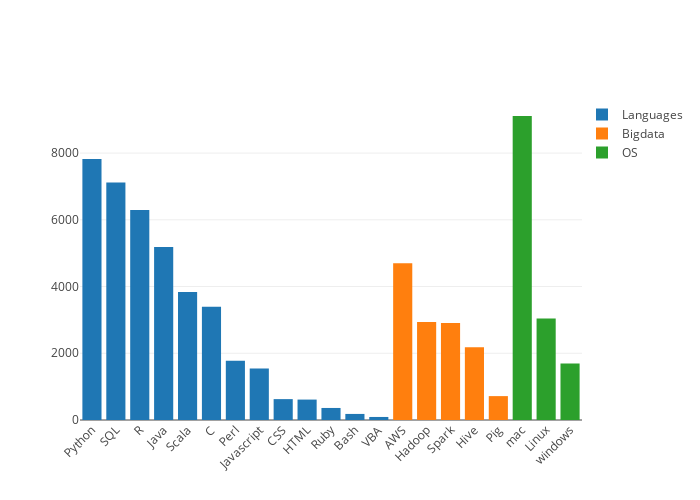

Here is the notebook cell this chart was saved with:
### Code cell
layout = Layout(
    paper_bgcolor='rgba(0,0,0,0)',
    plot_bgcolor='rgba(0,0,0,0)'
)

bar_layout = Layout(
    barmode='group',
    height=500,
    width=700,
    xaxis=dict(tickangle=-45),
    paper_bgcolor='rgba(0,0,0,0)',
    plot_bgcolor='rgba(0,0,0,0)',
    legend=dict(x=1)
)

graph_data = []

skills1 = {'Languages':Languages, 'Bigdata': Bigdata, 'OS':OS }

for a, skill_dict in skills1.items():
    graph_data.append(go.Bar(
        x = list(skillset_df[a].index),
        y = list(skillset_df[a][1]),
        name = a))

py.offline.iplot(Figure(data=graph_data, layout=bar_layout), filename='Skillsets1')

### Figure 1 — Plotly figure (JSON) as saved in the notebook; plotly's stock layout.template omitted (floating-point values rounded to 4 significant figures)
{"data": [{"name": "Languages", "type": "bar", "uid": "82b65146-b5e0-11e8-9699-4c3488ea762f", "x": ["Python", "SQL", "R", "Java", "Scala", "C", "Perl", "Javascript", "CSS", "HTML", "Ruby", "Bash", "VBA"], "y": [7821, 7118, 6293, 5188, 3836, 3395, 1779, 1546, 626, 612, 361, 182, 91]}, {"name": "Bigdata", "type": "bar", "uid": "82b65147-b5e0-11e8-805a-4c3488ea762f", "x": ["AWS", "Hadoop", "Spark", "Hive", "Pig"], "y": [4701, 2938, 2911, 2178, 716]}, {"name": "OS", "type": "bar", "uid": "82b65148-b5e0-11e8-a527-4c3488ea762f", "x": ["mac", "Linux", "windows"], "y": [9112, 3039, 1695]}], "layout": {"barmode": "group", "height": 500, "legend": {"x": 1}, "paper_bgcolor": "rgba(0,0,0,0)", "plot_bgcolor": "rgba(0,0,0,0)", "width": 700, "xaxis": {"tickangle": -45}}}
